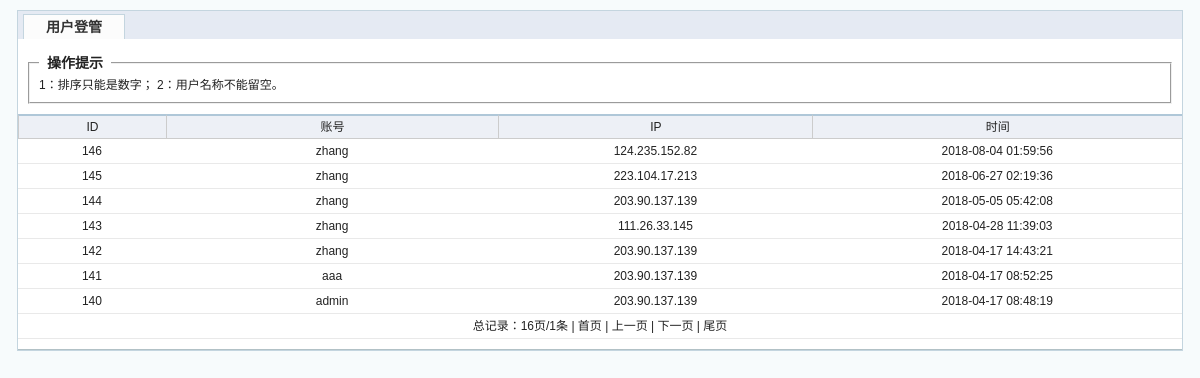
Page /jyzfz_admin/admin.login.php on the committed database.
### tables this page shows
CREATE TABLE `lo_userlog` (
  `id` int(11) NOT NULL AUTO_INCREMENT,
  `u_name` varchar(255) DEFAULT NULL,
  `u_ip` varchar(255) DEFAULT NULL,
  `u_time` int(11) DEFAULT NULL,
  PRIMARY KEY (`id`)
);

### includes/MyDb.php (called while the page is built, shortened)
<?php
class MyDb
{
    public function __construct($dbname,$host="qdm190234501.my3w.com",$user="qdm190234501",$pwd="zfz666666",$charset="SET NAMES UTF8")
    {
        $this->dbname = $dbname;
        $this->host = $host;
        $this->user = $user;
        $this->pwd = $pwd;
        $this->charset = $charset;
    }
    public function query($sql)
    {
        return @mysql_query($sql);
    }
    public function fetch($res)
    {
        return @mysql_fetch_array($res);
    }
    public function get_all($tablename,$where="",$column="*",$order="",$limit="",$join="",$group="")
    {
       $res =  $this->select_num($tablename,$where,$column,$order,$join,$limit,$group);
       $arr = array();
        while($row = $this->fetch($res)){
            $arr[] = $row;
        }
        return $arr;
    }
    private  function getTableName($tableName,$tablePrifx="lo_")
    {
        return $tablePrifx.$tableName;
    }
    public function select_num($tablename,$where="",$column="*",$order=null,$join=null,$limit=null,$group=null)
    {
        $tablename = self::getTableName($tablename);
        $sql = "select {$column}  from {$tablename}";
        if($order){
            $sql.=" order by {$order}";
        }
        if($limit){
            $sql.=" limit {$limit}";
        }
        return $this->query($sql);
    }
}

### includes/init.php (called while the page is built, shortened)
<?php
include(ROOT."includes/MyDb.php");
$Db = new MyDb("qdm190234501_db");

### jyzfz_admin/admin.login.php (the view, shortened to what this page needs)
<?php
include( "../includes/init.php" );
include( '../includes/page.php' );
?>
<!DOCTYPE html PUBLIC "-//W3C//DTD XHTML 1.0 Transitional//EN" "http://www.w3.org/TR/xhtml1/DTD/xhtml1-transitional.dtd">
<html xmlns="http://www.w3.org/1999/xhtml">
<head>
	<link rel="stylesheet" type="text/css" href="css/style.css"/>
</head>
<body>
	<div id="wrap">
		<div class="tab">
			<ul>
				<li><a href="javascript:void(0);" class="on">用户登管</a>
				</li>
			</ul>
		</div>
		<div class="main">
			<fieldset>
				<legend>操作提示</legend>
				1：排序只能是数字； 2：用户名称不能留空。<span id="er"></span>
			</fieldset>
			<table cellspacing="0" class="datalist" id="list" width="98%">
				<tr>
					<th width="8%">ID</th>
					<th width="18%">账号</th>
					<th width="17%">IP</th>
					<th width="20%">时间</th>
				</tr>
				<?php
				$arr = $Db->get_all( "userlog", "", "*", "id desc", $limit_first );
				foreach ( $arr as $row ) {
					?>
				<tr onMouseOver="this.style.backgroundColor='#79D3FF'" onMouseOut="this.style.backgroundColor='#fff'">
					<td align="center">
						<?php echo $row['id']?>
					</td>
					<td align="center">
						<?php echo $row['u_name']?>
					</td>
					<td align="center">
						<?php echo $row['u_ip']?>
					</td>
					<td align="center">
						<?php echo date('Y-m-d H:i:s',$row['u_time'])?>
					</td>
				</tr>
				<?php
				}
				?>
				<tr>
					<td colspan="6" align="center">
						<?php echo $pagenav?>
					</td>
				</tr>
			</table>
		</div>
	</div>
</body>
</html>

### jyzfz_admin/css/style.css (style rules this page uses)
body { text-align:center;margin:0 auto;background:rgb(247,251,252);font-family:"宋体",Arial, Helvetica, sans-serif }
body,table,td,th,ul,li { font-size:12px;line-height:150%; color:#222222 }
body { background:rgb(247,251,252); }
a { color:#3A6EA5;text-decoration:none; }
ul, li , dl, dt, dd, form { margin:0;padding:0;list-style:none; }
fieldset { margin:10px;position:relative }
legend { font-weight:bold;font-size:14px;padding:0 8px; }
#wrap { margin:10px auto; margin-bottom:0px; border:1px #C4D5DF solid;background:#FFF; width:97%; }
.tab { width:100%;height:28px;overflow:hidden;background:#e5eaf3 }
.tab ul { width:100%;height:28px;overflow:hidden;background:url(../../jyzfz_admin/images/tab_bg.gif) bottom repeat-x; }
.tab ul li { float:left;margin:3px 5px;font-size:14px }
.tab ul li a { display:block;width:100px;height:24px;line-height:24px; }
.tab ul li a.on { background:#fcfcfc;color:#333;font-weight:bold;border:1px solid #C4D5DF;border-bottom:none;border-bottom:none;position:relative;z-index:10;bottom:0px; }
.main { border-bottom:1px #B2C1C6 solid; overflow:hidden;padding:5px 0;text-align:left; bottom:0px }
.datalist { width:100%; margin:5px 0px; overflow:hidden }
.datalist th { border-top:2px solid #afc7d8;background:#edf0f6;font-weight:normal;border-bottom:1px solid #ccc;border-left:1px solid #ccc;text-align:center;padding:2px; }
.datalist td { font-size:12px;padding:2px 5px;border-bottom:1px solid #e9e9e9; line-height:20px }

### rows in the picture
lo_userlog: id "146", u_name "zhang", u_ip "124.235.152.82", u_time "2018-08-04 01:59:56"
lo_userlog: id "145", u_name "zhang", u_ip "223.104.17.213", u_time "2018-06-27 02:19:36"
lo_userlog: id "144", u_name "zhang", u_ip "203.90.137.139", u_time "2018-05-05 05:42:08"
lo_userlog: id "143", u_name "zhang", u_ip "111.26.33.145", u_time "2018-04-28 11:39:03"
lo_userlog: id "142", u_name "zhang", u_ip "203.90.137.139", u_time "2018-04-17 14:43:21"
lo_userlog: id "141", u_name "aaa", u_ip "203.90.137.139", u_time "2018-04-17 08:52:25"
lo_userlog: id "140", u_name "admin", u_ip "203.90.137.139", u_time "2018-04-17 08:48:19"

### other values in the picture
$pagenav "总记录：16页/1条 |"
